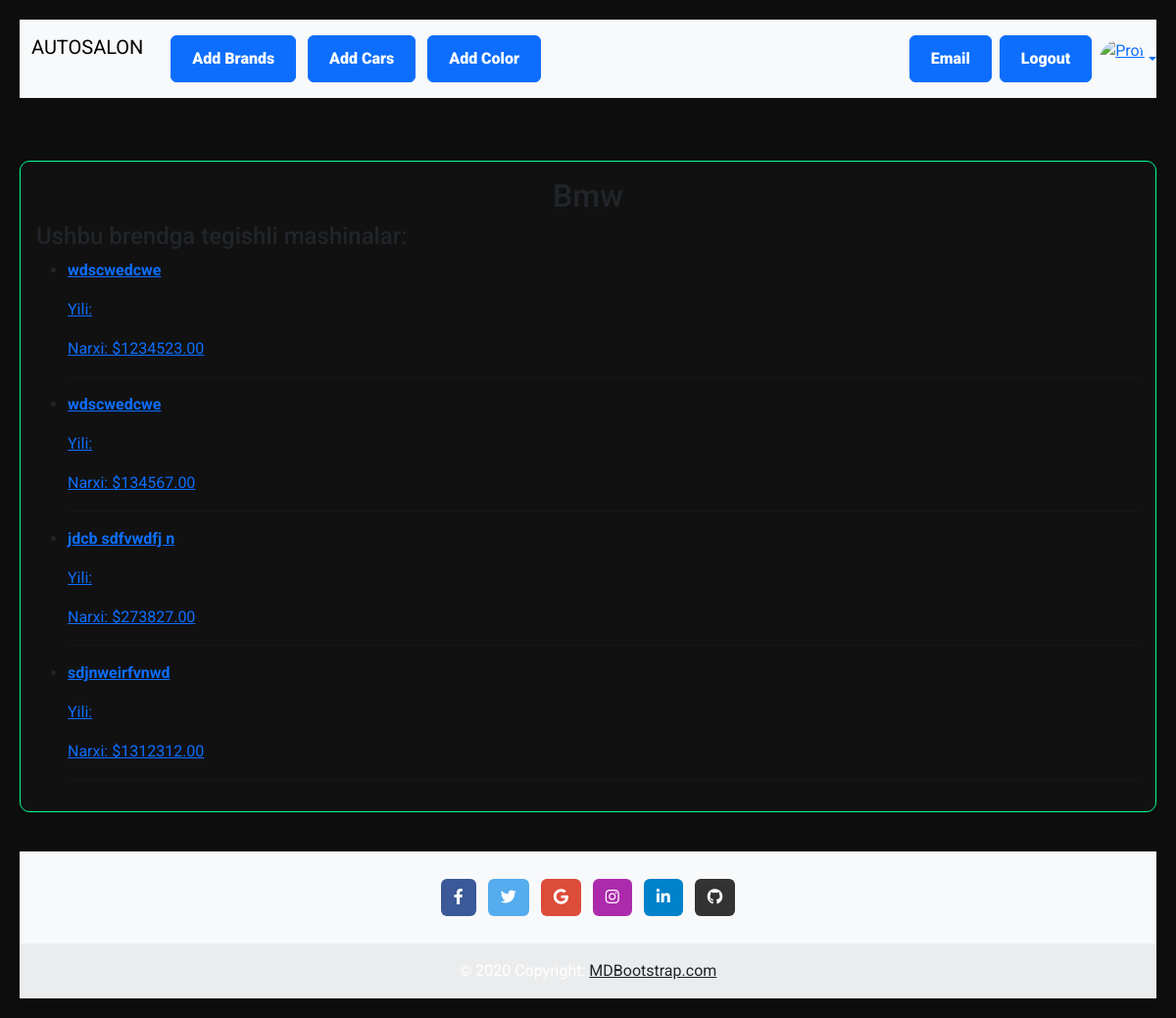
Screenshot of /brand/2/ (signed in) with the database file from the repository.
### main/models.py (models this page shows, shortened)
class Brands(models.Model):
    name = models.CharField(max_length=500, verbose_name="Brand nomi ")
    class  Meta:
        verbose_name_plural = "Brandlar "
        verbose_name = "Brand "

class Cars(models.Model):
    car_name = models.CharField(max_length=200, verbose_name="Model nomi ")
    brand = models.ForeignKey(Brands, on_delete=models.SET_NULL, null=True, verbose_name="Brand nomi")
    photo = models.ImageField(upload_to="new/photos/", null=True, blank=True, verbose_name="Moshinani rasmi")
    date = models.DateField(null=True, blank=True, verbose_name="Ishlab chirqarilgan vaqti")
    price = models.DecimalField(max_digits=10, decimal_places=2, verbose_name="Narxi")
    color = models.ForeignKey(Color, on_delete=models.SET_NULL, null=True)
    author = models.ForeignKey(User, on_delete=models.PROTECT)
    class  Meta:
        verbose_name_plural = "Moshinalar "
        verbose_name = "Moshina "

### main/views.py (the view)
# urls.py: path('brand/<int:pk>/', BrandDetailView.as_view(), name='brand_detail'),
class BrandDetailView(DetailView):
    model = Brands
    template_name = "brand_cars.html"
    context_object_name = "brand"
    def get_context_data(self, **kwargs):
        context = super().get_context_data(**kwargs)
        context["cars"] = Cars.objects.filter(brand=self.object)
        context["all_brands"] = Brands.objects.all()
        return context

### template/brand_cars.html
{% extends 'base.html' %}
{% block comment %}
<main>
    <div class="container">
        <div class="card mt-4">
            <div class="card-body">
                {% if brand %}
                    <h2 class="card-title text-center">{{ brand.name }}</h2>
                    <h4>Ushbu brendga tegishli mashinalar:</h4>
                    {% if cars %}
                        <ul>
                            {% for car in cars %}
                                <li>
                                    <a href="{% url 'car_detail' pk=car.id %}">
                                        <p><b>{{ car.car_name }}</b></p>
                                        <p>Yili: {{ car.model_year }}</p>
                                        <p>Narxi: ${{ car.price }}</p>
                                    </a>
                                    <hr>
                                </li>
                            {% endfor %}
                        </ul>
                    {% else %}
                        <p>🚗 Hozircha ushbu brendda mashinalar mavjud emas.</p>
                    {% endif %}
                {% else %}
                    <p>❌ Brend topilmadi.</p>
                {% endif %}
            </div>
        </div>
    </div>
</main>
{% endblock comment %}

### template/components/_stayles.html (style rules this page uses)
body { background-color: #0d0d0d; color: #fff; font-family: 'Roboto', sans-serif; }
.container { max-width: 1200px; margin: auto; padding: 20px; }
.card { background-color: #111; border: 1px solid #00ff99; border-radius: 10px; overflow: hidden; transition: 0.3s; }

### rows the page displays
Brands: name "Bmw"
Cars: car_name "wdscwedcwe", price "1234523.00"
Cars: car_name "wdscwedcwe", price "134567.00"
Cars: car_name "jdcb sdfvwdfj n", price "273827.00"
Cars: car_name "sdjnweirfvnwd", price "1312312.00"
